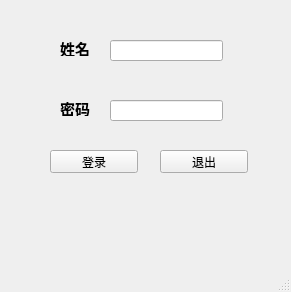
<?xml version="1.0" encoding="UTF-8"?>
<ui version="4.0">
 <class>MainWindow</class>
 <widget class="QMainWindow" name="MainWindow">
  <property name="geometry">
   <rect>
    <x>0</x>
    <y>0</y>
    <width>291</width>
    <height>292</height>
   </rect>
  </property>
  <property name="windowTitle">
   <string>MainWindow</string>
  </property>
  <widget class="QWidget" name="centralwidget">
   <widget class="QLineEdit" name="lineEdit">
    <property name="geometry">
     <rect>
      <x>110</x>
      <y>40</y>
      <width>113</width>
      <height>21</height>
     </rect>
    </property>
   </widget>
   <widget class="QLineEdit" name="lineEdit_2">
    <property name="geometry">
     <rect>
      <x>110</x>
      <y>100</y>
      <width>113</width>
      <height>21</height>
     </rect>
    </property>
   </widget>
   <widget class="QLabel" name="label">
    <property name="geometry">
     <rect>
      <x>60</x>
      <y>40</y>
      <width>41</width>
      <height>16</height>
     </rect>
    </property>
    <property name="font">
     <font>
      <family>Arial Black</family>
      <pointsize>11</pointsize>
      <weight>75</weight>
      <bold>true</bold>
     </font>
    </property>
    <property name="text">
     <string>姓名</string>
    </property>
   </widget>
   <widget class="QLabel" name="label_2">
    <property name="geometry">
     <rect>
      <x>60</x>
      <y>100</y>
      <width>41</width>
      <height>16</height>
     </rect>
    </property>
    <property name="font">
     <font>
      <family>Arial Black</family>
      <pointsize>11</pointsize>
      <weight>75</weight>
      <bold>true</bold>
     </font>
    </property>
    <property name="text">
     <string>密码</string>
    </property>
   </widget>
   <widget class="QPushButton" name="pushButton">
    <property name="geometry">
     <rect>
      <x>50</x>
      <y>150</y>
      <width>88</width>
      <height>23</height>
     </rect>
    </property>
    <property name="text">
     <string>登录</string>
    </property>
   </widget>
   <widget class="QPushButton" name="pushButton_2">
    <property name="geometry">
     <rect>
      <x>160</x>
      <y>150</y>
      <width>88</width>
      <height>23</height>
     </rect>
    </property>
    <property name="text">
     <string>退出</string>
    </property>
   </widget>
  </widget>
  <widget class="QMenuBar" name="menubar">
   <property name="geometry">
    <rect>
     <x>0</x>
     <y>0</y>
     <width>291</width>
     <height>23</height>
    </rect>
   </property>
  </widget>
  <widget class="QStatusBar" name="statusbar"/>
 </widget>
 <resources/>
 <connections/>
</ui>
